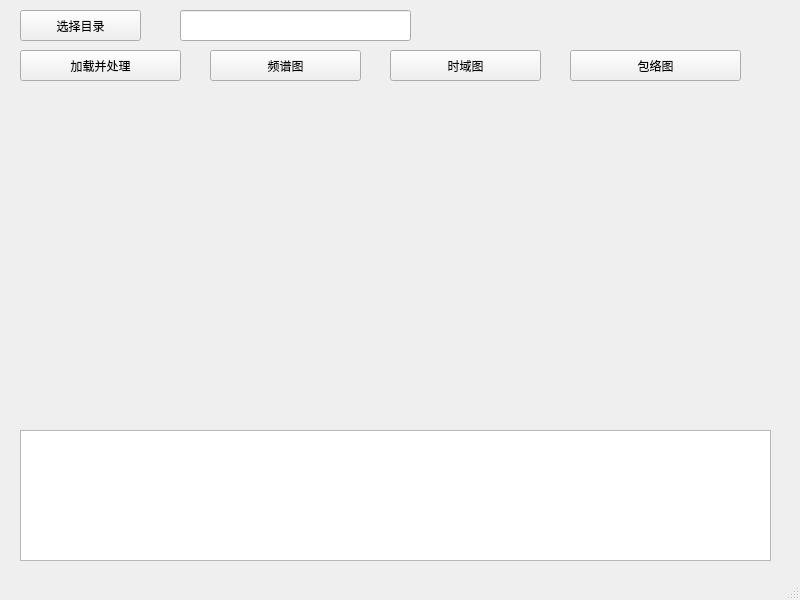
<?xml version="1.0" encoding="UTF-8"?>
<ui version="4.0">
 <class>MainWindow</class>
 <widget class="QMainWindow" name="MainWindow">
  <property name="geometry">
   <rect>
    <x>0</x>
    <y>0</y>
    <width>800</width>
    <height>600</height>
   </rect>
  </property>
  <property name="windowTitle">
   <string>MainWindow</string>
  </property>
  <widget class="QWidget" name="centralwidget">
   <widget class="QPushButton" name="btnBrowse">
    <property name="geometry">
     <rect>
      <x>20</x>
      <y>10</y>
      <width>121</width>
      <height>31</height>
     </rect>
    </property>
    <property name="text">
     <string>选择目录</string>
    </property>
   </widget>
   <widget class="QPushButton" name="btnLoad">
    <property name="geometry">
     <rect>
      <x>20</x>
      <y>50</y>
      <width>161</width>
      <height>31</height>
     </rect>
    </property>
    <property name="text">
     <string>加载并处理</string>
    </property>
   </widget>
   <widget class="QPushButton" name="btnPlotTime">
    <property name="geometry">
     <rect>
      <x>390</x>
      <y>50</y>
      <width>151</width>
      <height>31</height>
     </rect>
    </property>
    <property name="text">
     <string>时域图</string>
    </property>
   </widget>
   <widget class="QPushButton" name="btnPlotFreq">
    <property name="geometry">
     <rect>
      <x>210</x>
      <y>50</y>
      <width>151</width>
      <height>31</height>
     </rect>
    </property>
    <property name="text">
     <string>频谱图</string>
    </property>
   </widget>
   <widget class="QLineEdit" name="editDir">
    <property name="geometry">
     <rect>
      <x>180</x>
      <y>10</y>
      <width>231</width>
      <height>31</height>
     </rect>
    </property>
   </widget>
   <widget class="QChartView" name="widget" native="true">
    <property name="geometry">
     <rect>
      <x>20</x>
      <y>80</y>
      <width>751</width>
      <height>341</height>
     </rect>
    </property>
   </widget>
   <widget class="QTextEdit" name="textLog">
    <property name="geometry">
     <rect>
      <x>20</x>
      <y>430</y>
      <width>751</width>
      <height>131</height>
     </rect>
    </property>
   </widget>
   <widget class="QPushButton" name="btnPlotEnv">
    <property name="geometry">
     <rect>
      <x>570</x>
      <y>50</y>
      <width>171</width>
      <height>31</height>
     </rect>
    </property>
    <property name="text">
     <string>包络图</string>
    </property>
   </widget>
  </widget>
  <widget class="QMenuBar" name="menubar">
   <property name="geometry">
    <rect>
     <x>0</x>
     <y>0</y>
     <width>800</width>
     <height>18</height>
    </rect>
   </property>
  </widget>
  <widget class="QStatusBar" name="statusbar"/>
 </widget>
 <customwidgets>
  <customwidget>
   <class>QChartView</class>
   <extends>QWidget</extends>
   <header>qchartview.h</header>
   <container>1</container>
  </customwidget>
 </customwidgets>
 <resources/>
 <connections/>
</ui>
